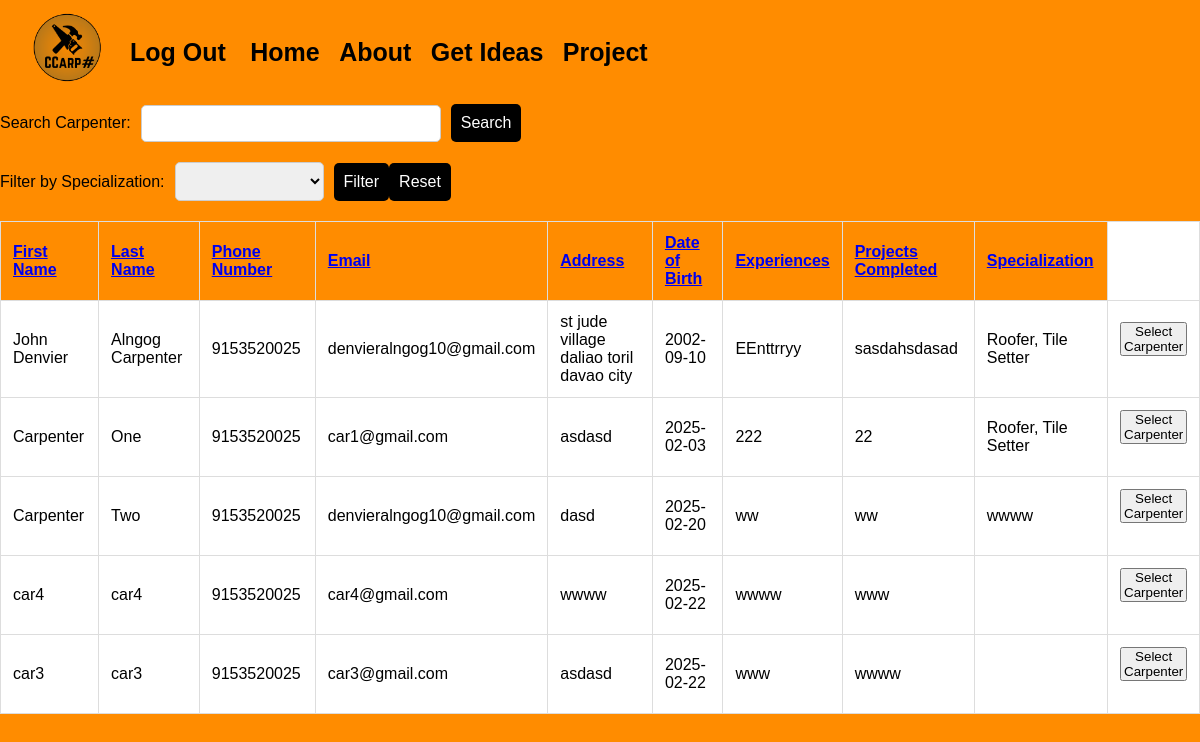
The app's page /availablecarpenters.php?sort=First_Name&order=desc with its own data.
### tables this page shows
CREATE TABLE `carpenters` (
  `Carpenter_ID` int(11) NOT NULL,
  `First_Name` varchar(255) NOT NULL,
  `Last_Name` varchar(255) NOT NULL,
  `Phone_Number` bigint(11) NOT NULL,
  `Email` varchar(255) NOT NULL,
  `Address` varchar(255) NOT NULL,
  `Date_Of_Birth` date NOT NULL,
  `Experiences` varchar(255) NOT NULL,
  `Project_Completed` varchar(255) NOT NULL,
  `username` varchar(255) NOT NULL,
  `password` varchar(255) NOT NULL,
  `specialization` varchar(255) NOT NULL,
  `Photo` mediumblob NOT NULL
);

### availablecarpenters.php (the view, shortened to what this page needs)
<!DOCTYPE html>
<html lang="en">
<head>
</head>
<body>
  <div class="header">
    <a href="comment.php">
      <h1>
        <img src="assets/img/logos/logo.png" alt="" style="width: 75px; margin-right: 10px;">
      </h1>
    </a>
    <div class="right">
      <a href="login.html" style="text-decoration: none; color: black; margin-right: 20px;">Log Out</a>
      <a class="active" href="comment.php">Home</a>
      <a href="about/index.html">About</a>
      <a href="#contact">Get Ideas</a>
      <a href="plan.php">Project</a>
    </div>
  </div>
  <?php
  require_once "config.php";
  function generateSortLink($column, $currentColumn, $currentDirection)
  {
      $direction = 'asc';
      return "?sort=$column&order=$direction";
  }
  $sortColumn = isset($_GET['sort']) ? $_GET['sort'] : 'First_Name';
  $sortOrder = isset($_GET['order']) && $_GET['order'] === 'desc' ? 'desc' : 'asc';
  $searchTerm = isset($_GET['search']) ? $_GET['search'] : '';
  $specializationFilter = isset($_GET['specialization']) ? $_GET['specialization'] : '';
  $query = "SELECT * FROM carpenters";
  $query .= " ORDER BY $sortColumn $sortOrder";
  $result = mysqli_query($conn, $query);
  if (mysqli_num_rows($result) > 0) {
      echo "<form action='' method='GET'>";
      echo "<label for='search'>Search Carpenter:</label>";
      echo "<input type='text' name='search' value='" . htmlspecialchars($searchTerm) . "'>";
      echo "<button type='submit' class='search-btn'>Search</button>";
      echo "</form>";
      echo "<form action='' method='GET'>";
      echo "<label for='specialization'>Filter by Specialization:</label>";
      echo "<select name='specialization'>";
      $specializationQuery = "SELECT DISTINCT Specialization FROM carpenters";
      $specializationResult = mysqli_query($conn, $specializationQuery);
      while ($specializationRow = mysqli_fetch_assoc($specializationResult)) {
          echo "<option value='{$specializationRow['Specialization']}' " . ($specializationFilter === $specializationRow['Specialization'] ? 'selected' : '') . ">{$specializationRow['Specialization']}</option>";
      }
      echo "</select>";
      echo "<button type='submit' class='filter-btn' name='action' value='filter'>Filter</button>";
      echo "<button type='button' class='reset-btn' onclick=\"window.location.href='{$_SERVER['PHP_SELF']}'\">Reset</button>";
      echo "</form>";
      echo "<table>";
      echo "<tr>
              <th><a href='" . generateSortLink('First_Name', $sortColumn, $sortOrder) . "'>First Name</a></th>
              <th><a href='" . generateSortLink('Last_Name', $sortColumn, $sortOrder) . "'>Last Name</a></th>
              <th><a href='" . generateSortLink('Phone_Number', $sortColumn, $sortOrder) . "'>Phone Number</a></th>
              <th><a href='" . generateSortLink('Email', $sortColumn, $sortOrder) . "'>Email</a></th>
              <th><a href='" . generateSortLink('Address', $sortColumn, $sortOrder) . "'>Address</a></th>
              <th><a href='" . generateSortLink('Date_Of_Birth', $sortColumn, $sortOrder) . "'>Date of Birth</a></th>
              <th><a href='" . generateSortLink('Experiences', $sortColumn, $sortOrder) . "'>Experiences</a></th>
              <th><a href='" . generateSortLink('Project_Completed', $sortColumn, $sortOrder) . "'>Projects Completed</a></th>
              <th><a href='" . generateSortLink('Specialization', $sortColumn, $sortOrder) . "'>Specialization</a></th>
            </tr>";
      while ($row = mysqli_fetch_assoc($result)) {
          echo "<tr>";
          echo "<td>{$row['First_Name']}</td>";
          echo "<td>{$row['Last_Name']}</td>";
          echo "<td>{$row['Phone_Number']}</td>";
          echo "<td>{$row['Email']}</td>";
          echo "<td>{$row['Address']}</td>";
          echo "<td>{$row['Date_Of_Birth']}</td>";
          echo "<td>{$row['Experiences']}</td>";
          echo "<td>{$row['Project_Completed']}</td>";
          echo "<td>{$row['specialization']}</td>";
          echo "<td>
                  <form action='usercreateplan.php' method='GET'>
                      <input type='hidden' name='selected_carpenter' value='{$row['Carpenter_ID']}'>
                      <button type='submit'>Select Carpenter</button>
                  </form>
                </td>";
          echo "</tr>";
      }
      echo "</table>";
  } else {
      echo "No carpenters available.";
  }
  ?>
</body>
</html>

### availablecarpenters.php (style rules this page uses)
* { box-sizing: border-box; margin: 0; padding: 0; }
body { font-family: Verdana, sans-serif; margin: 0; background-color: #FF8C00; }
.header { top: 0; left: 0; width: 100%; padding: 10px; text-align: left; background: #FF8C00; color: #000000; display: flex; align-items: center; text-decoration: none; z-index: 100; }
.header h1 { font-size: 40px; border-left: 20px solid transparent; text-decoration: none; }
.right { margin-right: 20px; }
.header a { font-size: 25px; font-weight: bold; text-decoration: none; color: #000000; margin-right: 15px; }
form { display: flex; flex-direction: row; align-items: center; margin-bottom: 20px; }
label { font-size: 16px; margin-right: 10px; color: #000000; }
input { width: 300px; padding: 10px; margin-right: 10px; border: 1px solid #ccc; border-radius: 5px; }
select { padding: 10px; margin-right: 10px; border: 1px solid #ccc; border-radius: 5px; }
.search-btn { background-color: #FF8C00; color: #fff; border: none; padding: 10px; border-radius: 5px; cursor: pointer; font-size: 16px; }
.search-btn, .filter-btn, .reset-btn { background-color: #000000; color: #fff; border: none; padding: 10px; border-radius: 5px; cursor: pointer; font-size: 16px; }
table { width: 100%; border-collapse: collapse; margin-top: 20px; background-color: #fff; }
table, th, td { border: 1px solid #ddd; }
th, td { padding: 12px; text-align: left; }
th { background-color: #FF8C00; color: #fff; }

### records on screen
carpenters: First_Name "John Denvier", Last_Name "Alngog Carpenter", Phone_Number "9153520025", Email "denvieralngog10@gmail.com", Address "st jude village daliao toril davao city", Date_Of_Birth "2002-09-10", Experiences "EEnttrryy", Project_Completed "sasdahsdasad", specialization "Roofer, Tile Setter"
carpenters: First_Name "Carpenter", Last_Name "One", Phone_Number "9153520025", Email "car1@gmail.com", Address "asdasd", Date_Of_Birth "2025-02-03", Experiences "222", Project_Completed "22", specialization "Roofer, Tile Setter"
carpenters: First_Name "Carpenter", Last_Name "Two", Phone_Number "9153520025", Email "denvieralngog10@gmail.com", Address "dasd", Date_Of_Birth "2025-02-20", Experiences "ww", Project_Completed "ww", specialization "wwww"
carpenters: First_Name "car4", Last_Name "car4", Phone_Number "9153520025", Email "car4@gmail.com", Address "wwww", Date_Of_Birth "2025-02-22", Experiences "wwww", Project_Completed "www"
carpenters: First_Name "car3", Last_Name "car3", Phone_Number "9153520025", Email "car3@gmail.com", Address "asdasd", Date_Of_Birth "2025-02-22", Experiences "www", Project_Completed "wwww"
